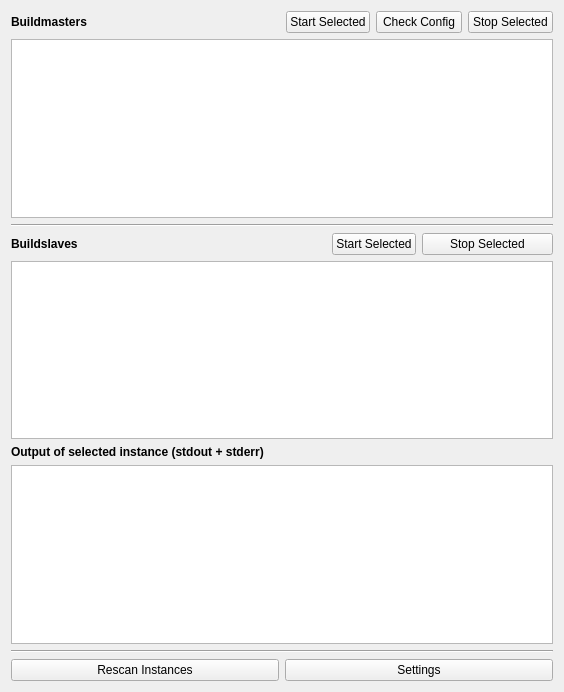
<?xml version="1.0" encoding="UTF-8"?>
<ui version="4.0">
 <class>BuildbotInstanceManagerGUI</class>
 <widget class="QWidget" name="BuildbotInstanceManagerGUI">
  <property name="geometry">
   <rect>
    <x>0</x>
    <y>0</y>
    <width>564</width>
    <height>692</height>
   </rect>
  </property>
  <property name="windowTitle">
   <string>Buildbot Instance Manager</string>
  </property>
  <property name="windowIcon">
   <iconset resource="Resources.qrc">
    <normaloff>:/Resources/icon.ico</normaloff>:/Resources/icon.ico</iconset>
  </property>
  <layout class="QVBoxLayout" name="verticalLayout">
   <item>
    <layout class="QHBoxLayout" name="horizontalLayout_4">
     <item>
      <widget class="QLabel" name="label">
       <property name="font">
        <font>
         <weight>75</weight>
         <bold>true</bold>
        </font>
       </property>
       <property name="text">
        <string>Buildmasters</string>
       </property>
      </widget>
     </item>
     <item>
      <layout class="QHBoxLayout" name="horizontalLayout">
       <item alignment="Qt::AlignRight">
        <widget class="QPushButton" name="buttonStartBuildmaster">
         <property name="text">
          <string>Start Selected</string>
         </property>
        </widget>
       </item>
       <item>
        <widget class="QPushButton" name="buttonCheckConfig">
         <property name="text">
          <string>Check Config</string>
         </property>
        </widget>
       </item>
       <item>
        <widget class="QPushButton" name="buttonStopBuildmaster">
         <property name="text">
          <string>Stop Selected</string>
         </property>
        </widget>
       </item>
      </layout>
     </item>
    </layout>
   </item>
   <item>
    <widget class="QTableView" name="buildmastersTable">
     <property name="editTriggers">
      <set>QAbstractItemView::NoEditTriggers</set>
     </property>
     <property name="showDropIndicator" stdset="0">
      <bool>false</bool>
     </property>
     <property name="selectionMode">
      <enum>QAbstractItemView::SingleSelection</enum>
     </property>
     <property name="selectionBehavior">
      <enum>QAbstractItemView::SelectRows</enum>
     </property>
     <property name="textElideMode">
      <enum>Qt::ElideLeft</enum>
     </property>
     <attribute name="horizontalHeaderHighlightSections">
      <bool>false</bool>
     </attribute>
     <attribute name="horizontalHeaderStretchLastSection">
      <bool>true</bool>
     </attribute>
     <attribute name="verticalHeaderVisible">
      <bool>false</bool>
     </attribute>
    </widget>
   </item>
   <item>
    <widget class="Line" name="line_2">
     <property name="orientation">
      <enum>Qt::Horizontal</enum>
     </property>
    </widget>
   </item>
   <item>
    <layout class="QHBoxLayout" name="horizontalLayout_5">
     <item>
      <widget class="QLabel" name="label_2">
       <property name="font">
        <font>
         <weight>75</weight>
         <bold>true</bold>
        </font>
       </property>
       <property name="text">
        <string>Buildslaves</string>
       </property>
      </widget>
     </item>
     <item>
      <layout class="QHBoxLayout" name="horizontalLayout_2">
       <item alignment="Qt::AlignRight">
        <widget class="QPushButton" name="buttonStartBuildslave">
         <property name="text">
          <string>Start Selected</string>
         </property>
        </widget>
       </item>
       <item>
        <widget class="QPushButton" name="buttonStopBuildslave">
         <property name="text">
          <string>Stop Selected</string>
         </property>
        </widget>
       </item>
      </layout>
     </item>
    </layout>
   </item>
   <item>
    <widget class="QTableView" name="buildslavesTable">
     <property name="editTriggers">
      <set>QAbstractItemView::NoEditTriggers</set>
     </property>
     <property name="showDropIndicator" stdset="0">
      <bool>false</bool>
     </property>
     <property name="selectionMode">
      <enum>QAbstractItemView::SingleSelection</enum>
     </property>
     <property name="selectionBehavior">
      <enum>QAbstractItemView::SelectRows</enum>
     </property>
     <property name="textElideMode">
      <enum>Qt::ElideLeft</enum>
     </property>
     <attribute name="horizontalHeaderHighlightSections">
      <bool>false</bool>
     </attribute>
     <attribute name="horizontalHeaderStretchLastSection">
      <bool>true</bool>
     </attribute>
     <attribute name="verticalHeaderVisible">
      <bool>false</bool>
     </attribute>
    </widget>
   </item>
   <item>
    <widget class="QLabel" name="label_3">
     <property name="font">
      <font>
       <weight>75</weight>
       <bold>true</bold>
      </font>
     </property>
     <property name="text">
      <string>Output of selected instance (stdout + stderr)</string>
     </property>
    </widget>
   </item>
   <item>
    <widget class="QTextEdit" name="selectedInstanceOutput">
     <property name="readOnly">
      <bool>true</bool>
     </property>
    </widget>
   </item>
   <item>
    <widget class="Line" name="line">
     <property name="orientation">
      <enum>Qt::Horizontal</enum>
     </property>
    </widget>
   </item>
   <item>
    <layout class="QHBoxLayout" name="horizontalLayout_3">
     <item>
      <widget class="QPushButton" name="rescanButton">
       <property name="toolTip">
        <string/>
       </property>
       <property name="toolTipDuration">
        <number>-1</number>
       </property>
       <property name="statusTip">
        <string/>
       </property>
       <property name="text">
        <string>Rescan Instances</string>
       </property>
      </widget>
     </item>
     <item>
      <widget class="QPushButton" name="settingsButton">
       <property name="text">
        <string>Settings</string>
       </property>
      </widget>
     </item>
    </layout>
   </item>
  </layout>
  <zorder>line</zorder>
  <zorder>buildmastersTable</zorder>
  <zorder>buildslavesTable</zorder>
  <zorder>line_2</zorder>
  <zorder>label_3</zorder>
  <zorder>selectedInstanceOutput</zorder>
 </widget>
 <layoutdefault spacing="6" margin="11"/>
 <resources>
  <include location="Resources.qrc"/>
 </resources>
 <connections/>
</ui>
